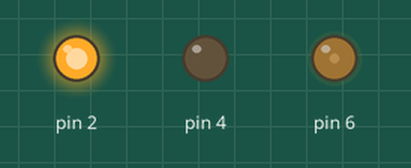
Simulated run of this sketch. Board: Arduino Uno, built with avr-gcc and run on an emulated ATmega328P. On the bench: output pins drawn as LEDs (lit = HIGH).

Above: at 0.5 s.
At 2.5 s:
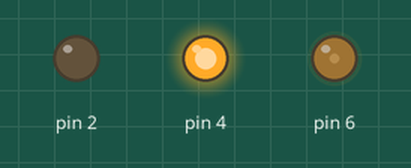
At 3.5 s:
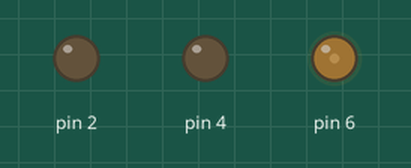
Timing chart, 0 to 5.2 s (numbered marks = the images above):
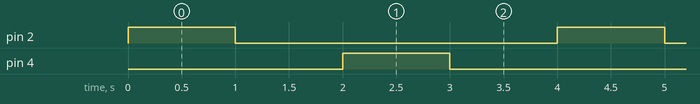

The sketch:

Motor_H_Bridge.ino
```cpp
void setup() {
  // put your setup code here, to run once:
pinMode (2,OUTPUT);
pinMode (4,OUTPUT);
pinMode (6,OUTPUT);

analogWrite (6,50);

}

void loop() {
  // put your main code here, to run repeatedly:
  digitalWrite (2, HIGH);
  digitalWrite (4, LOW);
  delay(1000);                       // wait for a second

  digitalWrite (2, LOW);
  digitalWrite (4, LOW);
  delay(1000);                       // wait for a second

  digitalWrite (2, LOW);
  digitalWrite (4, HIGH);
  delay(1000);                      // wait for a second

  digitalWrite (2, LOW);
  digitalWrite (4, LOW);
  delay(1000);                       // wait for a second


}
```

Measured:
- by itself, pin 2, pin 4: alternates HIGH for 1.0 s and LOW for 3.0 s
- by itself, everything shown: repeats every 4.0 s, in 4 steps
